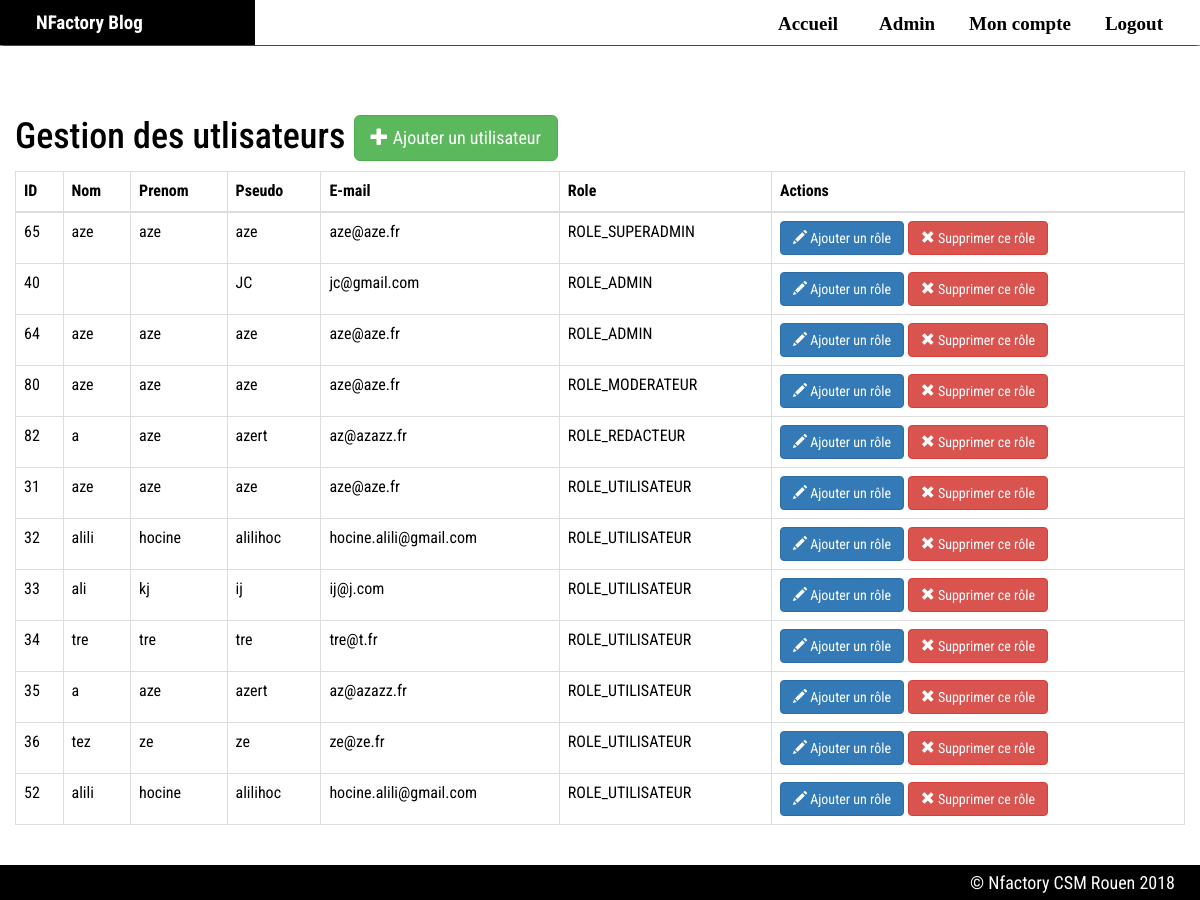
/index.php?page=adminusers (signed in), run on the app's committed database.
### tables this page shows
CREATE TABLE `t_users` (
  `ID_USER` int(11) NOT NULL,
  `USERNAME` varchar(45) NOT NULL,
  `USERFNAME` varchar(45) DEFAULT NULL,
  `PSEUDO` varchar(255) NOT NULL,
  `USERMAIL` varchar(255) NOT NULL,
  `USERPASSWORD` char(40) NOT NULL,
  `USERDATEINS` datetime DEFAULT NULL,
  `T_ROLES_ID_ROLE` int(11) NOT NULL
);

CREATE TABLE `t_roles` (
  `ID_ROLE` int(11) NOT NULL,
  `ROLEDESI` varchar(45) NOT NULL,
  `ROLEDEF` varchar(45) DEFAULT NULL
);

### include/adminusers.inc.php (the view, shortened to what this page needs)
<div class="pc row" >
    <h1>
        <strong>Gestion des utlisateurs   </strong>
        <a href="index.php?page=addUser" class="btn btn-success btn-lg"><span class="glyphicon glyphicon-plus"></span> Ajouter un utilisateur</a>
    </h1>
    <table class="table table-bordered admin " style="font-family: 'Roboto Condensed'">
        <thead ">
        <tr style="font-weight: bold;">
            <th>ID</th>
            <th>Nom</th>
            <th>Prenom</th>
            <th>Pseudo</th>
            <th>E-mail</th>
            <th>Role</th>
            <th>Actions</th>
        </tr>
        </thead>
        <tbody>
        <?php
        require_once './functions/functions.php';
        $db = Database::connect();
        $statement = $db->query('SELECT * FROM t_users ORDER by T_ROLES_ID_ROLE');
        while($user = $statement->fetch())
        {
            $post  =  '<tr>
                        <td>'. $user['ID_USER'] .'</td>
                        <td>'. $user['USERNAME'].'</td>
                        <td>'. $user['USERFNAME'].'</td>
                        <td>'. $user['PSEUDO']. '</td>
                        <td>'. $user['USERMAIL'] . '</td>
                        <td>'. findRole($user['T_ROLES_ID_ROLE'],$db). '</td>
                        <td>
                        <a class="btn btn-primary" href="index.php?page=update_user&amp;id='.$user['ID_USER'].'"><span class="glyphicon glyphicon-pencil"></span> Ajouter un rôle</a>
                        <a class="btn btn-danger" href="index.php?page=delete_user&amp;id='.$user['ID_USER'].'"><span class="glyphicon glyphicon-remove"></span> Supprimer ce rôle</a>
                        </td>
                       </tr>';
            echo $post;
        }
        ?>  </tbody>
    </table>
</div>

### include/static/head.php (shortened to what this page needs)
<!DOCTYPE html>
<html lang="fr">
<head>
    <link href="https://maxcdn.bootstrapcdn.com/bootstrap/3.3.7/css/bootstrap.min.css" rel="stylesheet">
    <link rel='stylesheet prefetch' href='http:////netdna.bootstrapcdn.com/font-awesome/4.0.3/css/font-awesome.css'>
    <link href="./assets/css/screen.css" type="text/css" rel="stylesheet" />
</head>

### index.php (shortened to what this page needs)
<?php
    include_once("./include/static/head.php");
?>
    <body>
        <div id="container">
            <?php include_once("./include/static/header.php");?>
            <main style="min-height: calc(100vh - 80PX); padding-top: 49px;">
                <div class="container">
                <?php include_once("./functions/functions.php");
                     callPage();
                ?>
                </div>
            </main>
            <?php include_once("./include/static/footer.php"); ?>
        </div>
    </body>
</html>

### include/static/header.php (shortened to what this page needs)
<header>
    <h1 class ="brand"> <a href="index.php" style="color: #FFF;"> NFactory Blog</a></h1>
    <ul>
        <li class="active"><a href="index.php?page=accueil">Accueil</a></li>
        <?php
        if (!isset($_SESSION['auth'])) {
            echo("<li><a href=\"index.php?page=inscription\">Inscription</a></li>");
            echo("<li><a href=\"index.php?page=login\">Login</a></li>");
        }
        else {
            echo("<li><a href=\"index.php?page=admin\">Admin</a></li><li><a href=\"index.php?page=moncompte\">Mon compte</a></li>");
            echo ("<li><a href=\"index.php?page=logout\">Logout</a></li>");
        }
        ?>
    </ul>
</header>

### functions/functions.php (shortened to what this page needs)
<?php
    function callPage() {
        if (isset($_GET['page'])) {
            if  ($_GET['page'] == "")
                $page = "accueil";
            else
                $page = $_GET['page'];
        }
        else {
            $page = "accueil";
        }
        $page = "./include/" . $page . ".inc.php";
        $incFiles = glob("./include/*.inc.php");
        if (in_array($page, $incFiles)) {
            include($page);
        }
        else {
            include("./include/default.inc.php");
        }
    }
    function findRole($idrole, $pdo){
        $req = $pdo -> prepare('SELECT * FROM t_roles WHERE ID_ROLE = ?');
        $req -> execute([$idrole]);
        $row = $req -> fetch();
        return $row['ROLEDESI'] ;
    }

### include/static/footer.php
<footer>
   <p>
        &copy; Nfactory CSM Rouen <?php echo date('Y');?>
   </p>
</footer>

### assets/css/screen.css (style rules this page uses)
body { background: #fff !important; }
h1, h2 ,h3,h4,h5,h6,p { text-align: left; font-family: 'Roboto Condensed', Arial, sans-serif; color: #000000; }
header { text-align: center; background : white; height: 45px; color: white; box-shadow: 0 2px 5px black; }
header h1 { text-align: left; font-family: 'Roboto Condensed', Arial, sans-serif; float: left; line-height: 44px; color: white; width: 255px; height: 45px; font-size: 23px; padding: 0px 36px; margin: 0 5px 0 0; background: #000; }
header a { color: #000000; text-decoration: none; font-size: 19px; font-weight: 700; }
header ul { padding: 0; margin: 0; padding-top: 5px; font-size: 28px; float: right; padding-right: 20px; }
header ul li { display: inline-block; padding: 2px; margin: 0 15px; }
main { margin: 1px auto 20px auto ; box-sizing: border-box; background: #FFFFFF; color: #000; }
footer { height: 35px; text-align: center; background: #000000 !important; color: white; }
footer p { text-align: right; font-size: 18px; color: white; line-height: 35px; padding-right: 25px; }

### data on the page
t_users: ID_USER "65", USERNAME "aze", USERFNAME "aze", PSEUDO "aze", USERMAIL "aze@aze.fr", T_ROLES_ID_ROLE.ROLEDESI "ROLE_SUPERADMIN"
t_users: ID_USER "40", PSEUDO "JC", USERMAIL "jc@gmail.com", T_ROLES_ID_ROLE.ROLEDESI "ROLE_ADMIN"
t_users: ID_USER "64", USERNAME "aze", USERFNAME "aze", PSEUDO "aze", USERMAIL "aze@aze.fr", T_ROLES_ID_ROLE.ROLEDESI "ROLE_ADMIN"
t_users: ID_USER "80", USERNAME "aze", USERFNAME "aze", PSEUDO "aze", USERMAIL "aze@aze.fr", T_ROLES_ID_ROLE.ROLEDESI "ROLE_MODERATEUR"
t_users: ID_USER "82", USERNAME "a", USERFNAME "aze", PSEUDO "azert", USERMAIL "az@azazz.fr", T_ROLES_ID_ROLE.ROLEDESI "ROLE_REDACTEUR"
t_users: ID_USER "31", USERNAME "aze", USERFNAME "aze", PSEUDO "aze", USERMAIL "aze@aze.fr", T_ROLES_ID_ROLE.ROLEDESI "ROLE_UTILISATEUR"
t_users: ID_USER "32", USERNAME "alili", USERFNAME "hocine", PSEUDO "alilihoc", USERMAIL "hocine.alili@gmail.com", T_ROLES_ID_ROLE.ROLEDESI "ROLE_UTILISATEUR"
t_users: ID_USER "33", USERNAME "ali", USERFNAME "kj", PSEUDO "ij", USERMAIL "ij@j.com", T_ROLES_ID_ROLE.ROLEDESI "ROLE_UTILISATEUR"
t_users: ID_USER "34", USERNAME "tre", USERFNAME "tre", PSEUDO "tre", USERMAIL "tre@t.fr", T_ROLES_ID_ROLE.ROLEDESI "ROLE_UTILISATEUR"
t_users: ID_USER "35", USERNAME "a", USERFNAME "aze", PSEUDO "azert", USERMAIL "az@azazz.fr", T_ROLES_ID_ROLE.ROLEDESI "ROLE_UTILISATEUR"
t_users: ID_USER "36", USERNAME "tez", USERFNAME "ze", PSEUDO "ze", USERMAIL "ze@ze.fr", T_ROLES_ID_ROLE.ROLEDESI "ROLE_UTILISATEUR"
t_users: ID_USER "52", USERNAME "alili", USERFNAME "hocine", PSEUDO "alilihoc", USERMAIL "hocine.alili@gmail.com", T_ROLES_ID_ROLE.ROLEDESI "ROLE_UTILISATEUR"
